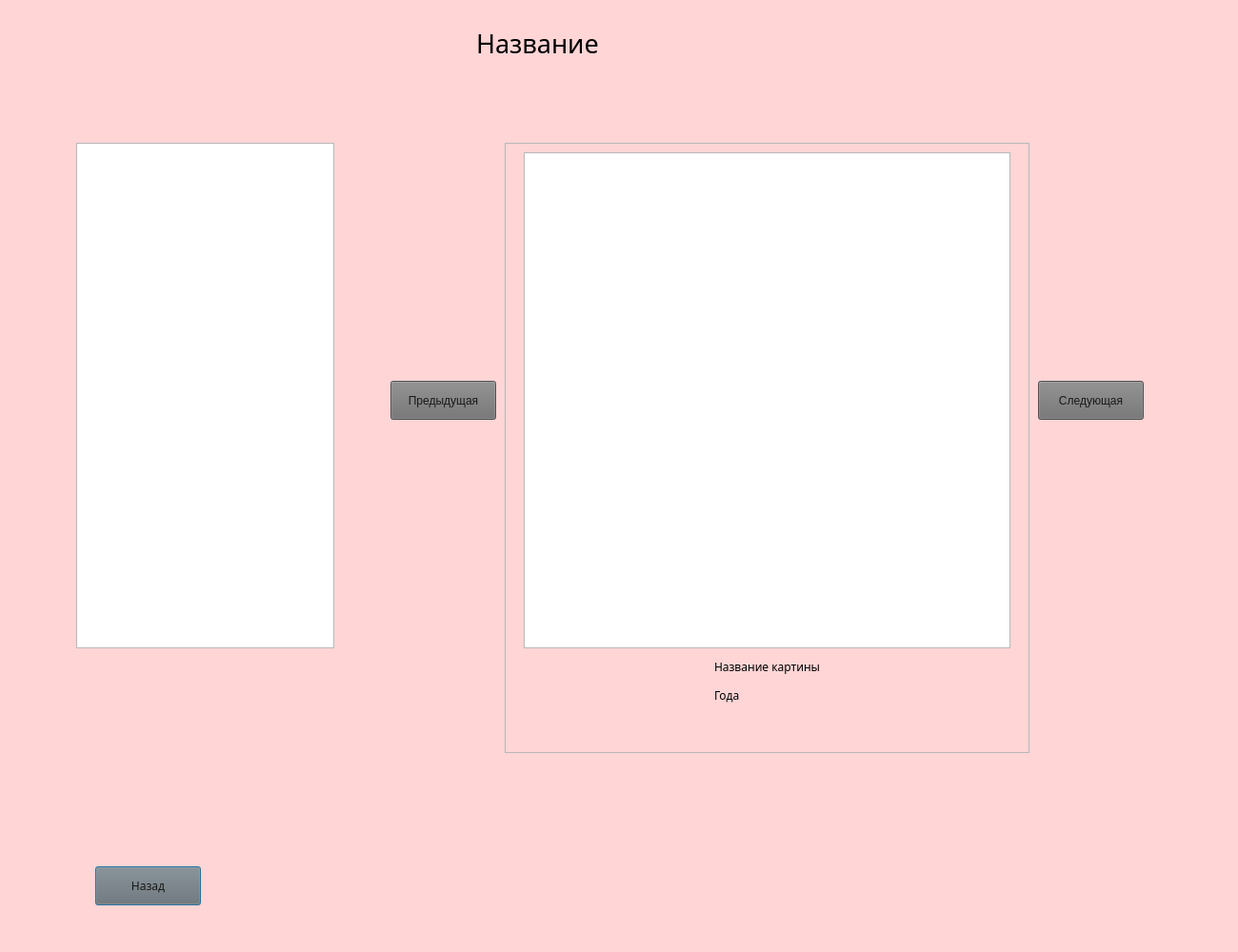
<?xml version="1.0" encoding="UTF-8"?>
<ui version="4.0">
 <class>StudyWindow</class>
 <widget class="QDialog" name="StudyWindow">
  <property name="geometry">
   <rect>
    <x>0</x>
    <y>0</y>
    <width>1300</width>
    <height>1000</height>
   </rect>
  </property>
  <property name="maximumSize">
   <size>
    <width>1300</width>
    <height>1000</height>
   </size>
  </property>
  <property name="windowTitle">
   <string>Dialog</string>
  </property>
  <property name="styleSheet">
   <string notr="true">QWidget#StudyWindow{background-color: rgb(255, 213, 214)}</string>
  </property>
  <widget class="QLabel" name="label">
   <property name="geometry">
    <rect>
     <x>500</x>
     <y>20</y>
     <width>281</width>
     <height>51</height>
    </rect>
   </property>
   <property name="font">
    <font>
     <family>Segoe Print</family>
     <pointsize>20</pointsize>
    </font>
   </property>
   <property name="text">
    <string>Название</string>
   </property>
  </widget>
  <widget class="QListWidget" name="listArtist">
   <property name="geometry">
    <rect>
     <x>80</x>
     <y>150</y>
     <width>271</width>
     <height>531</height>
    </rect>
   </property>
  </widget>
  <widget class="QFrame" name="frame">
   <property name="geometry">
    <rect>
     <x>530</x>
     <y>150</y>
     <width>551</width>
     <height>641</height>
    </rect>
   </property>
   <property name="frameShape">
    <enum>QFrame::StyledPanel</enum>
   </property>
   <property name="frameShadow">
    <enum>QFrame::Raised</enum>
   </property>
   <widget class="QGraphicsView" name="graphicsView">
    <property name="geometry">
     <rect>
      <x>20</x>
      <y>10</y>
      <width>511</width>
      <height>521</height>
     </rect>
    </property>
   </widget>
   <widget class="QLabel" name="NamePainting">
    <property name="geometry">
     <rect>
      <x>220</x>
      <y>540</y>
      <width>261</width>
      <height>20</height>
     </rect>
    </property>
    <property name="font">
     <font>
      <family>Segoe Print</family>
     </font>
    </property>
    <property name="styleSheet">
     <string notr="true"/>
    </property>
    <property name="text">
     <string>Название картины</string>
    </property>
   </widget>
   <widget class="QLabel" name="label_2">
    <property name="geometry">
     <rect>
      <x>220</x>
      <y>570</y>
      <width>151</width>
      <height>21</height>
     </rect>
    </property>
    <property name="font">
     <font>
      <family>Segoe Print</family>
     </font>
    </property>
    <property name="text">
     <string>Года</string>
    </property>
   </widget>
  </widget>
  <widget class="QPushButton" name="back">
   <property name="geometry">
    <rect>
     <x>100</x>
     <y>910</y>
     <width>111</width>
     <height>41</height>
    </rect>
   </property>
   <property name="font">
    <font>
     <family>Segoe Print</family>
    </font>
   </property>
   <property name="styleSheet">
    <string notr="true">QPushButton#back {
  color: rgb(23, 23, 23); /* цвет текста */
  background: rgb(112, 112, 112); /* фон кнопки */
  outline: none; 
} 
#back:hover { background: rgb(133, 133, 133); } /* при наведении курсора мышки */
</string>
   </property>
   <property name="text">
    <string>Назад</string>
   </property>
  </widget>
  <widget class="QPushButton" name="previous">
   <property name="geometry">
    <rect>
     <x>410</x>
     <y>400</y>
     <width>111</width>
     <height>41</height>
    </rect>
   </property>
   <property name="styleSheet">
    <string notr="true">QPushButton#previous {
  color: rgb(23, 23, 23); /* цвет текста */
  background: rgb(112, 112, 112); /* фон кнопки */
  outline: none; 
} 
#previous:hover { background: rgb(133, 133, 133); } /* при наведении курсора мышки */
</string>
   </property>
   <property name="text">
    <string>Предыдущая</string>
   </property>
  </widget>
  <widget class="QPushButton" name="next">
   <property name="geometry">
    <rect>
     <x>1090</x>
     <y>400</y>
     <width>111</width>
     <height>41</height>
    </rect>
   </property>
   <property name="styleSheet">
    <string notr="true">QPushButton#next {
  color: rgb(23, 23, 23); /* цвет текста */
  background: rgb(112, 112, 112); /* фон кнопки */
  outline: none; 
} 
#next:hover { background: rgb(133, 133, 133); } /* при наведении курсора мышки */
</string>
   </property>
   <property name="text">
    <string>Следующая</string>
   </property>
  </widget>
 </widget>
 <resources/>
 <connections/>
</ui>
